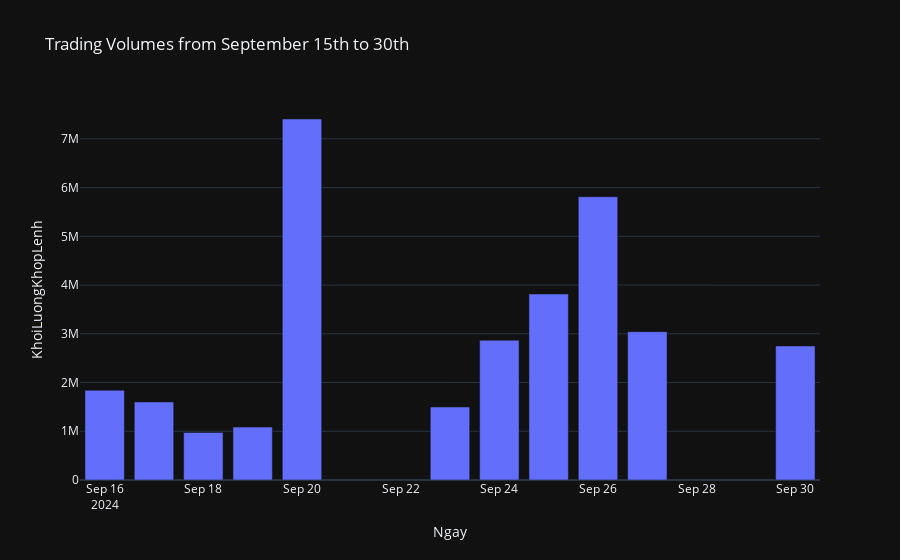

Source (notebook cell):
### Markdown cell above
### Your bar of trading volumes from September 15th to September 30th

### Code cell
start_date = Timestamp('2024-09-15')
end_date = Timestamp('2024-09-30')

trading_volumes = data[(data['Ngay'] >= start_date) & (data['Ngay'] <= end_date)]

figure = bar(trading_volumes, x='Ngay', y='KhoiLuongKhopLenh', title='Trading Volumes from September 15th to 30th')
figure.show()

### Figure 1 — Plotly figure (JSON) as saved in the notebook; plotly's stock layout.template omitted (floating-point values rounded to 4 significant figures)
{"data": [{"alignmentgroup": "True", "hovertemplate": "Ngay=%{x}<br>KhoiLuongKhopLenh=%{y}<extra></extra>", "legendgroup": "", "marker": {"color": "#636efa", "pattern": {"shape": ""}}, "name": "", "offsetgroup": "", "orientation": "v", "showlegend": false, "textposition": "auto", "x": ["2024-09-30T00:00:00", "2024-09-27T00:00:00", "2024-09-26T00:00:00", "2024-09-25T00:00:00", "2024-09-24T00:00:00", "2024-09-23T00:00:00", "2024-09-20T00:00:00", "2024-09-19T00:00:00", "2024-09-18T00:00:00", "2024-09-17T00:00:00", "2024-09-16T00:00:00"], "xaxis": "x", "y": [2749814, 3043569, 5812652, 3816509, 2867991, 1497930, 7407148, 1084921, 976866, 1601315, 1840847], "yaxis": "y", "type": "bar"}], "layout": {"xaxis": {"anchor": "y", "domain": [0.0, 1.0], "title": {"text": "Ngay"}}, "yaxis": {"anchor": "x", "domain": [0.0, 1.0], "title": {"text": "KhoiLuongKhopLenh"}}, "legend": {"tracegroupgap": 0}, "title": {"text": "Trading Volumes from September 15th to 30th"}, "barmode": "relative"}}
